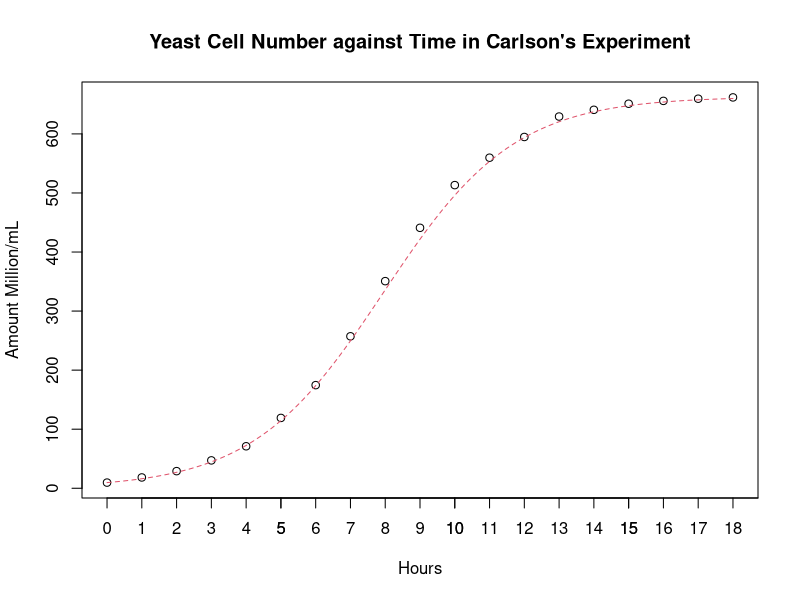
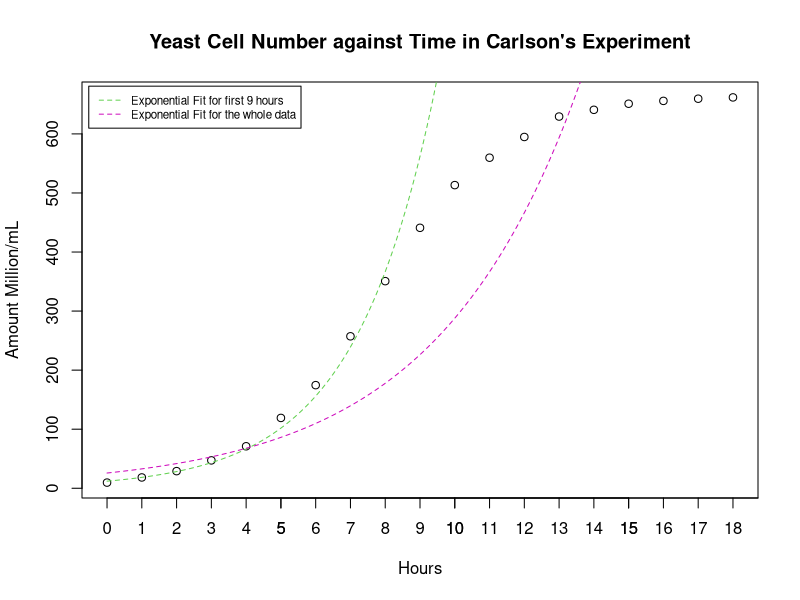
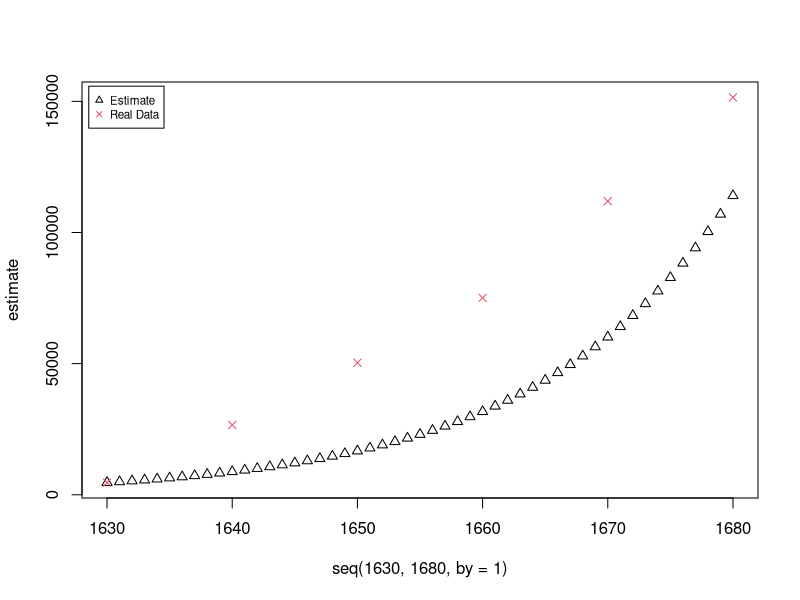
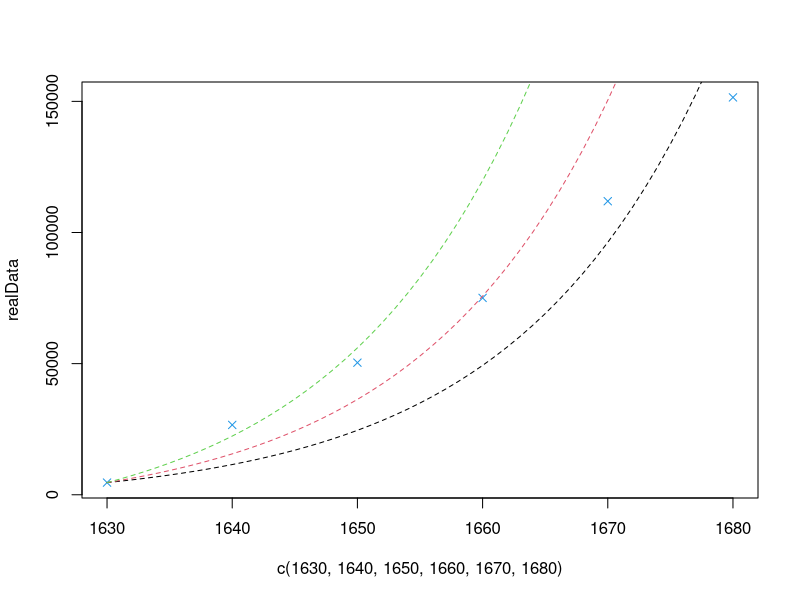

Generate these figures, in order, with R:
## ---- chunk 1
knitr::opts_chunk$set(echo = TRUE)
## ---- chunk 2
#Define the function to stimulate recurrence.
N_nextyear <- function (N_thisyear, birthrate = 0.25, surrate = 0.29) {
  N_thisyear + surrate * birthrate * 0.5 * N_thisyear - 0.02 * N_thisyear
}

#Run stimulation
N <- 50
PopulationArray <- rbind(0:5 ,rep(50, 6))
for (i in 2:6) {
  PopulationArray[2, i] <- N_nextyear(PopulationArray[2, i-1])
}
apply(PopulationArray, 2, function(x) {
  (paste("The population in year", x[1], "is", x[2]))
})
## ---- chunk 3
N <- 50
PopulationArray <- rbind(0:5 ,rep(50, 6))
for (i in 2:6) {
  PopulationArray[2, i] <- N_nextyear(PopulationArray[2, i-1], birthrate = 1/3)
}
apply(PopulationArray, 2, function(x) {
  (paste("The population in year", x[1], "is", x[2]))
})
## ---- chunk 4
N <- 50
PopulationArray <- rbind(0:5 ,rep(50, 6))
for (i in 2:6) {
  PopulationArray[2, i] <- N_nextyear(PopulationArray[2, i-1], surrate = 0.5)
}
apply(PopulationArray, 2, function(x) {
  (paste("The population in year", x[1], "is", x[2]))
})
## ---- chunk 5
data <- read.table("31395.txt", header = TRUE)
plot(data, main="Yeast Cell Number against Time in Carlson's Experiment", ylab="Amount Million/mL")
axis(1, at = seq_along(data[[1]]))
timevalues <- seq(0, 18, by=0.1)  
y <- seq_along(timevalues)
for (i in seq_along(timevalues)) {
  y[i] <- (9.741*exp(0.530877*timevalues[i])) / (1+0.01469*exp(0.530877*timevalues[i]))
}
lines(timevalues, y,lty=2,col=2)

## ---- chunk 6
data <- read.table("31395.txt", header = TRUE)
plot(data, main="Yeast Cell Number against Time in Carlson's Experiment", ylab="Amount Million/mL")
axis(1, at = seq_along(data[[1]]))
for (i in c(10, 18)) {
  exponential.model <- lm(log(Amount) ~ Hours, data = data[1:i,])
  timevalues <- seq(0, 18, by=0.1)
  Counts.exponential2 <- exp(predict(exponential.model,list(Hours=timevalues)))
  lines(timevalues, Counts.exponential2,lty=2,col=(i%/%3))
}
legend("topleft", inset = 0.01, cex = 0.7 ,c("Exponential Fit for first 9 hours", "Exponential Fit for the whole data"), lty=2,col=c(3, 6))
## ---- chunk 7
exponential.model <- lm(log(Amount) ~ Hours, data = data[1:10,])
## ---- chunk 8
esp <- exp(predict(exponential.model,list(Hours=seq(5))))
print(esp[-1] / esp[-5])
## ---- chunk 9
population <- function (year, Ni = 4646, b = 3/35, m = 0.01960939) {
  Ratio <- 1 + b - m
  Ratio ^ (year - 1630) * Ni
}
estimate <- population(seq(1630,1680,by=1))
realData <- c(4646, 26634, 50368, 75058, 111935, 151507)

plot(seq(1630,1680,by=1), estimate, col=1, pch=2,ylim=range(realData))
points(c(1630, 1640, 1650, 1660, 1670, 1680), realData, col=2, pch=4)
legend("topleft", inset = 0.01, cex = 0.7 ,c("Estimate", "Real Data"), pch=c(2,4),col=c(1, 2))
## ---- chunk 10
Ratio <- 1+3/35-0.01960939
population_next <- function(N, r, I) {
  N * r + I
}
year <- seq(1630,1680,by=1)
estimate <- matrix(0,nrow=3,ncol=length(year))
estimate[,1] <- 4646
plot(c(1630, 1640, 1650, 1660, 1670, 1680), realData, col=4, pch=4)
for (i in 1:3) {
  I <- c(200, 500, 1000)[i]
  for (j in 2:length(year)) {
    estimate[i, j] <- population_next(estimate[i, j-1], Ratio, I)
  }
  lines(seq(1630,1680,by=1), lty=2,estimate[i,], col=i, pch=2)
}
## ---- chunk 11
Ct <- function(c) {
  (1-0.2425) * c
}
concentration <- rep(40,8)
concentration[1] <- 0
names(concentration) <- paste("C", 0:7,sep="")
for (i in 3:8) {
  concentration[i] <- Ct(concentration[i-1])
}
concentration[8] = concentration[8] + 40
print(concentration)
## ---- chunk 12
Ratio <- (1-0.2425)^6
CP <- function (c) {
  Ratio * c + 40
}
concentration <- rep(40, 5)
names(concentration) <- paste("C", 1:5,sep="")
for (i in 2:5) {
  concentration[i] <- CP(concentration[i-1])
}
print(concentration)
